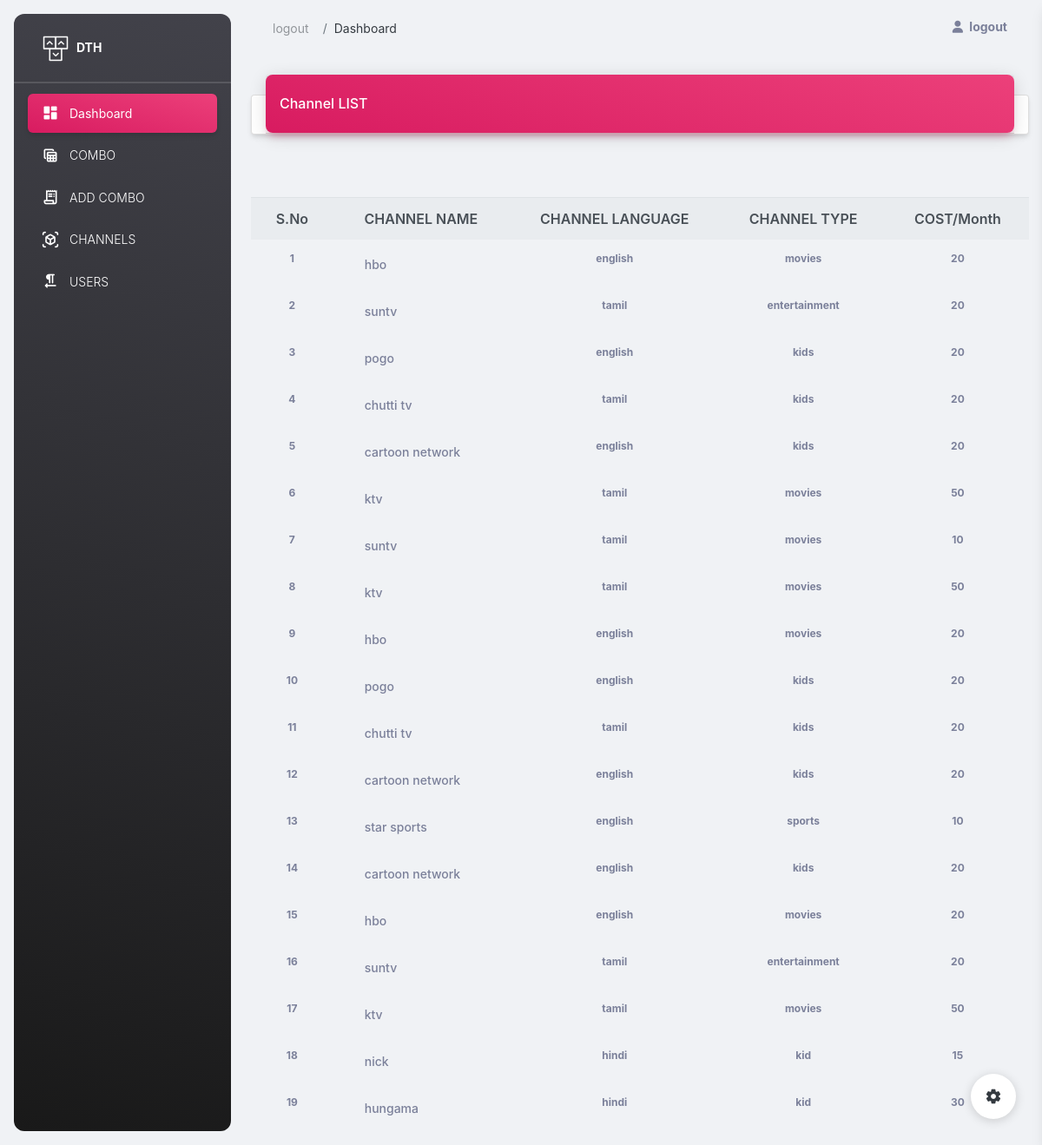
The app's page /channellist (signed in) with its own data.
### ddh/models.py (models this page shows, shortened)
class Combo(models.Model):
    packname=models.ForeignKey(Pack,on_delete=models.CASCADE)
    channelname=models.CharField(max_length=20)
    channellang=models.CharField(max_length=20)
    channeldes=models.CharField(max_length=20)
    channelamount=models.IntegerField()
    channeltype=models.CharField(max_length=20)
    channelty=models.CharField(max_length=20)

### ddh/views.py (the view)
# urls.py: path('channellist',views.channellist,name="channellist"),
def channellist(request):
    if 'username' in request.session:
        data=Combo.objects.all()
        context={
            'data':data
        }
        return render (request,'channellist.html',context)

### ddh/templates/channellist.html (shortened to what this page needs)
{% extends 'index.html' %}
{% load static %}
{% block content %}
<main class="main-content position-relative max-height-vh-100 h-100 border-radius-lg ">
    <div class="container-fluid py-4">
      <div class="row">
        <div class="col-12">
          <div class="card my-4">
            <div class="card-header p-0 position-relative mt-n4 mx-3 z-index-2">
              <div class="bg-gradient-primary shadow-primary border-radius-lg pt-4 pb-3">
                <h6 class="text-white text-capitalize ps-3">Channel LIST </h6>
              </div>
            </div>
          </div>
        </div>
      </div>
    </div>
  </main>
  <body>
    <div class="container mt-4">
      <div class="row">
        <div class="col">
          <table class="table">
            <thead class="thead-light">
              <tr>
                <th scope="col" class="text-center">S.No</th>
                <th scope="col" class="text-center">CHANNEL NAME</th>
                <th scope="col" class="text-center">CHANNEL LANGUAGE</th>
                <th scope="col" class="text-center">CHANNEL TYPE</th>
                <th scope="col" class="text-center">COST/month</th>
              </tr>
            </thead>
            <tbody>
              {% for i in data %}
              <tr>
                <td class="text-center">
                  <p class="text-xs font-weight-bold mb-0">{{ forloop.counter }} </p>
                </td>
                <td>
                  <div class="d-flex px-4 py-1">
                    <div class="d-flex flex-column justify-content-center">
                      <h6 class="mb-0 text-sm">{{ i.channelname }} </h6>
                    </div>
                  </div>
                </td>
                <td class="text-center">
                  <p class="text-xs font-weight-bold mb-0">{{ i.channellang }} </p>
                </td>
                <td class="text-center">
                    <p class="text-xs font-weight-bold mb-0">{{ i.channeldes }} </p>
                  </td>
                  <td class="text-center">
                    <p class="text-xs font-weight-bold mb-0">{{ i.channelamount }} </p>
                  </td>
              </tr>
              {% endfor %}
            </tbody>
          </table>
        </div>
      </div>
    </div>
{% endblock %}

### records on screen
Combo: channelname "hbo", channellang "english", channeldes "movies", channelamount "20"
Combo: channelname "suntv", channellang "tamil", channeldes "entertainment", channelamount "20"
Combo: channelname "pogo", channellang "english", channeldes "kids", channelamount "20"
Combo: channelname "chutti tv", channellang "tamil", channeldes "kids", channelamount "20"
Combo: channelname "cartoon network", channellang "english", channeldes "kids", channelamount "20"
Combo: channelname "ktv", channellang "tamil", channeldes "movies", channelamount "50"
Combo: channelname "suntv", channellang "tamil", channeldes "movies", channelamount "10"
Combo: channelname "ktv", channellang "tamil", channeldes "movies", channelamount "50"
Combo: channelname "hbo", channellang "english", channeldes "movies", channelamount "20"
Combo: channelname "pogo", channellang "english", channeldes "kids", channelamount "20"
Combo: channelname "chutti tv", channellang "tamil", channeldes "kids", channelamount "20"
Combo: channelname "cartoon network", channellang "english", channeldes "kids", channelamount "20"
Combo: channelname "star sports", channellang "english", channeldes "sports", channelamount "10"
Combo: channelname "cartoon network", channellang "english", channeldes "kids", channelamount "20"
Combo: channelname "hbo", channellang "english", channeldes "movies", channelamount "20"
Combo: channelname "suntv", channellang "tamil", channeldes "entertainment", channelamount "20"
Combo: channelname "ktv", channellang "tamil", channeldes "movies", channelamount "50"
Combo: channelname "nick", channellang "hindi", channeldes "kid", channelamount "15"
Combo: channelname "hungama", channellang "hindi", channeldes "kid", channelamount "30"
